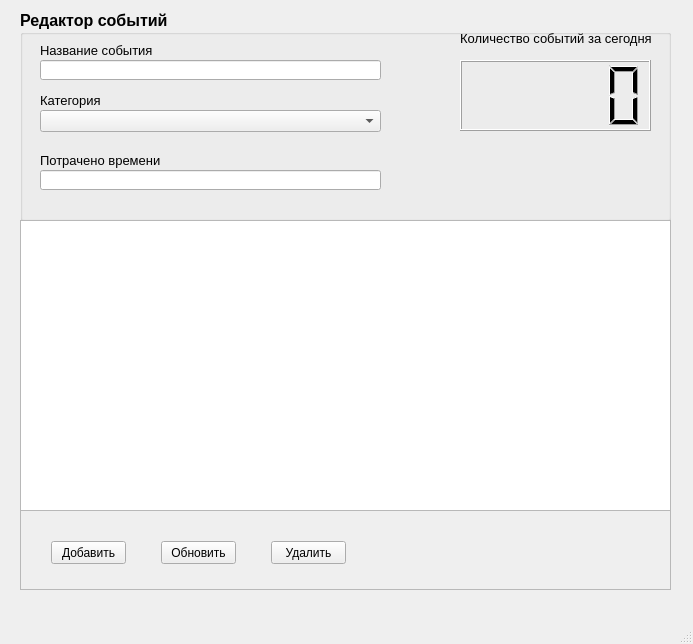
<?xml version="1.0" encoding="UTF-8"?>
<ui version="4.0">
 <class>MainWindow</class>
 <widget class="QMainWindow" name="MainWindow">
  <property name="geometry">
   <rect>
    <x>0</x>
    <y>0</y>
    <width>693</width>
    <height>644</height>
   </rect>
  </property>
  <property name="windowTitle">
   <string>MainWindow</string>
  </property>
  <widget class="QWidget" name="centralwidget">
   <widget class="QGroupBox" name="groupBox">
    <property name="geometry">
     <rect>
      <x>20</x>
      <y>10</y>
      <width>651</width>
      <height>211</height>
     </rect>
    </property>
    <property name="font">
     <font>
      <pointsize>12</pointsize>
      <weight>75</weight>
      <bold>true</bold>
     </font>
    </property>
    <property name="title">
     <string>Редактор событий</string>
    </property>
    <widget class="QLabel" name="label">
     <property name="geometry">
      <rect>
       <x>20</x>
       <y>30</y>
       <width>141</width>
       <height>20</height>
      </rect>
     </property>
     <property name="font">
      <font>
       <pointsize>10</pointsize>
       <weight>50</weight>
       <bold>false</bold>
      </font>
     </property>
     <property name="text">
      <string>Название события</string>
     </property>
    </widget>
    <widget class="QLineEdit" name="lineEdit_action_name">
     <property name="geometry">
      <rect>
       <x>20</x>
       <y>50</y>
       <width>341</width>
       <height>20</height>
      </rect>
     </property>
     <property name="font">
      <font>
       <pointsize>10</pointsize>
       <weight>50</weight>
       <bold>false</bold>
      </font>
     </property>
    </widget>
    <widget class="QLabel" name="label_2">
     <property name="geometry">
      <rect>
       <x>20</x>
       <y>80</y>
       <width>141</width>
       <height>20</height>
      </rect>
     </property>
     <property name="font">
      <font>
       <pointsize>10</pointsize>
       <weight>50</weight>
       <bold>false</bold>
      </font>
     </property>
     <property name="text">
      <string>Категория</string>
     </property>
    </widget>
    <widget class="QComboBox" name="comboBox">
     <property name="geometry">
      <rect>
       <x>20</x>
       <y>100</y>
       <width>341</width>
       <height>22</height>
      </rect>
     </property>
     <property name="font">
      <font>
       <pointsize>10</pointsize>
       <weight>50</weight>
       <bold>false</bold>
      </font>
     </property>
    </widget>
    <widget class="QLineEdit" name="lineEdit_spend_time">
     <property name="geometry">
      <rect>
       <x>20</x>
       <y>160</y>
       <width>341</width>
       <height>20</height>
      </rect>
     </property>
     <property name="font">
      <font>
       <pointsize>10</pointsize>
       <weight>50</weight>
       <bold>false</bold>
      </font>
     </property>
    </widget>
    <widget class="QLabel" name="label_3">
     <property name="geometry">
      <rect>
       <x>20</x>
       <y>140</y>
       <width>141</width>
       <height>20</height>
      </rect>
     </property>
     <property name="font">
      <font>
       <pointsize>10</pointsize>
       <weight>50</weight>
       <bold>false</bold>
      </font>
     </property>
     <property name="text">
      <string>Потрачено времени</string>
     </property>
    </widget>
    <widget class="QLabel" name="label_4">
     <property name="geometry">
      <rect>
       <x>440</x>
       <y>20</y>
       <width>191</width>
       <height>16</height>
      </rect>
     </property>
     <property name="font">
      <font>
       <pointsize>10</pointsize>
       <weight>50</weight>
       <bold>false</bold>
      </font>
     </property>
     <property name="text">
      <string>Количество событий за сегодня</string>
     </property>
    </widget>
    <widget class="QLCDNumber" name="lcdNumber">
     <property name="geometry">
      <rect>
       <x>440</x>
       <y>50</y>
       <width>191</width>
       <height>71</height>
      </rect>
     </property>
    </widget>
   </widget>
   <widget class="QScrollArea" name="scrollArea">
    <property name="geometry">
     <rect>
      <x>20</x>
      <y>510</y>
      <width>651</width>
      <height>80</height>
     </rect>
    </property>
    <property name="widgetResizable">
     <bool>true</bool>
    </property>
    <widget class="QWidget" name="scrollAreaWidgetContents">
     <property name="geometry">
      <rect>
       <x>0</x>
       <y>0</y>
       <width>649</width>
       <height>78</height>
      </rect>
     </property>
     <widget class="QPushButton" name="button_add">
      <property name="geometry">
       <rect>
        <x>30</x>
        <y>30</y>
        <width>75</width>
        <height>23</height>
       </rect>
      </property>
      <property name="text">
       <string>Добавить</string>
      </property>
     </widget>
     <widget class="QPushButton" name="button_refresh">
      <property name="geometry">
       <rect>
        <x>140</x>
        <y>30</y>
        <width>75</width>
        <height>23</height>
       </rect>
      </property>
      <property name="text">
       <string>Обновить</string>
      </property>
     </widget>
     <widget class="QPushButton" name="button_delete">
      <property name="geometry">
       <rect>
        <x>250</x>
        <y>30</y>
        <width>75</width>
        <height>23</height>
       </rect>
      </property>
      <property name="text">
       <string>Удалить</string>
      </property>
     </widget>
    </widget>
   </widget>
   <widget class="QTableView" name="tableView">
    <property name="geometry">
     <rect>
      <x>20</x>
      <y>220</y>
      <width>651</width>
      <height>291</height>
     </rect>
    </property>
   </widget>
  </widget>
  <widget class="QMenuBar" name="menubar">
   <property name="geometry">
    <rect>
     <x>0</x>
     <y>0</y>
     <width>693</width>
     <height>21</height>
    </rect>
   </property>
  </widget>
  <widget class="QStatusBar" name="statusbar"/>
 </widget>
 <resources/>
 <connections/>
</ui>
